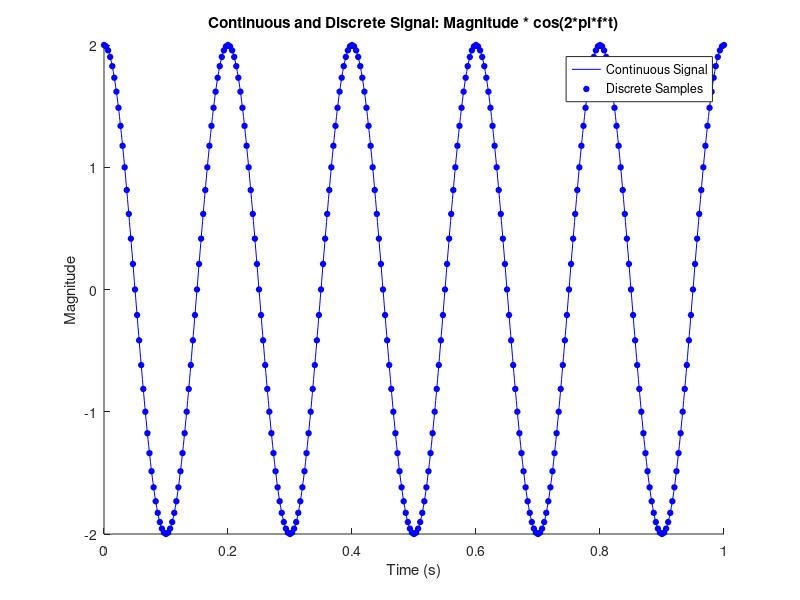

MATLAB code to generate this figure:
t_continuous = (0:0.001:1)';
mag = 2; 
f = 5; 
expression_continuous = mag * cos(2*pi*f*t_continuous);

sampling_freq = 300;
t_discrete = 0:1/sampling_freq:1;
expression_discrete = mag * cos(2*pi*f*t_discrete);

figure;
hold on;
plot(t_continuous, expression_continuous, 'b');
plot(t_discrete, expression_discrete, ...
    'o', 'MarkerEdgeColor', 'b', ...
    'MarkerFaceColor', 'b', 'MarkerSize', ...
    4); 
hold off;

xlabel('Time (s)');
ylabel('Magnitude');
title('Continuous and Discrete Signal: Magnitude * cos(2*pi*f*t)');
legend('Continuous Signal', 'Discrete Samples');
